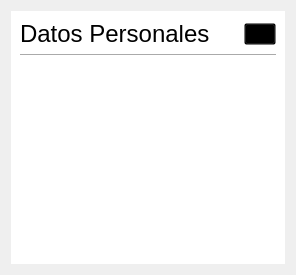
           <widget class="QWidget" name="widgetPersonalData" native="true">
            <layout class="QVBoxLayout" name="verticalLayout_29">
             <item>
              <widget class="QWidget" name="widget_3" native="true">
               <property name="styleSheet">
                <string notr="true">background-color: white;</string>
               </property>
               <layout class="QHBoxLayout" name="horizontalLayout_12">
                <item>
                 <layout class="QVBoxLayout" name="verticalLayout_7">
                  <item>
                   <layout class="QHBoxLayout" name="horizontalLayout_13">
                    <item>
                     <widget class="QLabel" name="label_11">
                      <property name="font">
                       <font>
                        <pointsize>18</pointsize>
                       </font>
                      </property>
                      <property name="text">
                       <string>Datos Personales</string>
                      </property>
                     </widget>
                    </item>
                    <item>
                     <widget class="QPushButton" name="pushButtonResumeGoToSettings">
                      <property name="minimumSize">
                       <size>
                        <width>0</width>
                        <height>2</height>
                       </size>
                      </property>
                      <property name="maximumSize">
                       <size>
                        <width>32</width>
                        <height>16777215</height>
                       </size>
                      </property>
                      <property name="autoFillBackground">
                       <bool>false</bool>
                      </property>
                      <property name="styleSheet">
                       <string notr="true">background:transparent;</string>
                      </property>
                      <property name="text">
                       <string/>
                      </property>
                      <property name="icon">
                       <iconset resource="MyResources.qrc">
                        <normaloff>:/MyFiles/Images/flecha.png</normaloff>:/MyFiles/Images/flecha.png</iconset>
                      </property>
                      <property name="iconSize">
                       <size>
                        <width>20</width>
                        <height>20</height>
                       </size>
                      </property>
                     </widget>
                    </item>
                   </layout>
                  </item>
                  <item>
                   <widget class="Line" name="line_10">
                    <property name="orientation">
                     <enum>Qt::Horizontal</enum>
                    </property>
                   </widget>
                  </item>
                  <item>
                   <widget class="QListView" name="listViewInitialData">
                    <property name="font">
                     <font>
                      <pointsize>16</pointsize>
                     </font>
                    </property>
                    <property name="styleSheet">
                     <string notr="true">alternate-background-color:  #f0f0f0;
;</string>
                    </property>
                    <property name="frameShape">
                     <enum>QFrame::NoFrame</enum>
                    </property>
                    <property name="lineWidth">
                     <number>1</number>
                    </property>
                    <property name="editTriggers">
                     <set>QAbstractItemView::NoEditTriggers</set>
                    </property>
                    <property name="alternatingRowColors">
                     <bool>true</bool>
                    </property>
                    <property name="selectionBehavior">
                     <enum>QAbstractItemView::SelectRows</enum>
                    </property>
                   </widget>
                  </item>
                 </layout>
                </item>
               </layout>
              </widget>
             </item>
            </layout>
           </widget>
